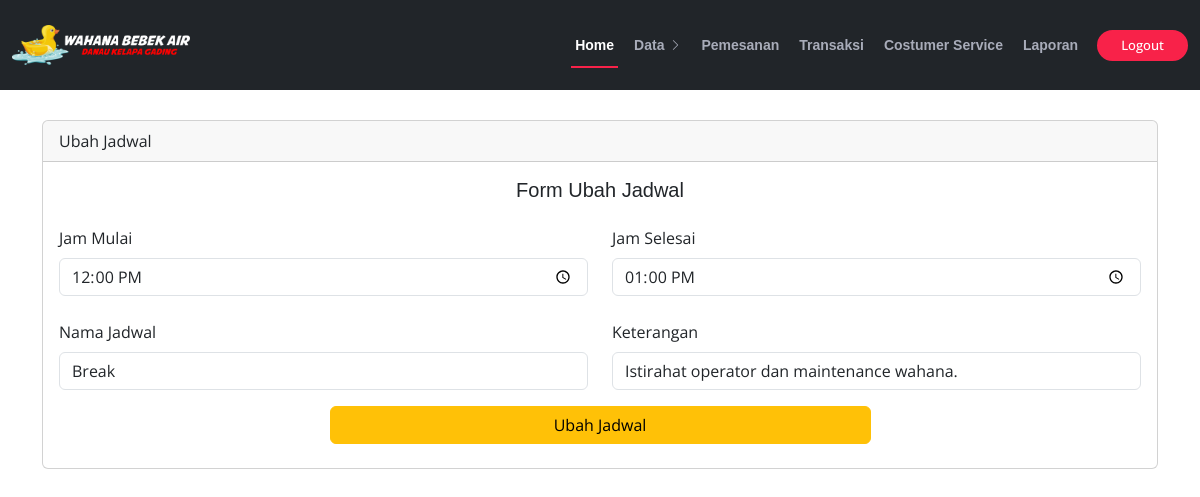
Page /admin/ref/ubh-jdw.php?id=2 (signed in) on the committed database.
### tables this page shows
CREATE TABLE `tbl_jadwal` (
  `id` int(11) NOT NULL,
  `jam_mulai` time NOT NULL,
  `jam_selesai` time NOT NULL,
  `nama_jadwal` varchar(100) NOT NULL,
  `keterangan` text NOT NULL
);

### admin/ref/ubh-jdw.php (the view, shortened to what this page needs)
<?php
require "../koneksi.php";
$id = $_GET["id"];
$j  = mysqli_query($koneksi,"SELECT * FROM tbl_jadwal WHERE id = $id");
?>
<!DOCTYPE html>
<html lang="en">
<head>
  <link href="../../assets/vendor/fontawesome-free/css/all.min.css" rel="stylesheet">
  <link href="../../assets/vendor/animate.css/animate.min.css" rel="stylesheet">
  <link href="../../assets/vendor/aos/aos.css" rel="stylesheet">
  <link href="../../assets/vendor/bootstrap/css/bootstrap.min.css" rel="stylesheet">
  <link href="../../assets/vendor/bootstrap-icons/bootstrap-icons.css" rel="stylesheet">
  <link href="../../assets/vendor/boxicons/css/boxicons.min.css" rel="stylesheet">
  <link href="../../assets/vendor/glightbox/css/glightbox.min.css" rel="stylesheet">
  <link href="../../assets/vendor/swiper/swiper-bundle.min.css" rel="stylesheet">
  <link href="../../assets/css/style.css" rel="stylesheet">
</head>
<body>
   <header id="header" class="d-flex align-items-center bg-dark ">
    <div class="container-fluid container-xxl d-flex align-items-center">
      <div id="logo" class="me-auto">
        <a href="../index.html" class="scrollto"><img src="../../assets/img/LOGO3.png" alt="" title=""></a>
      </div>
      <nav id="navbar" class="navbar order-last order-lg-0">
        <ul>
          <li><a class="nav-link scrollto active" href="../index.php">Home</a></li>
          <li class="dropdown"><a href="#kategori"><span>Data</span> <i class="bi bi-chevron-right"></i></a>
              </li>
          <li><a class="nav-link scrollto" href="pesan.php">Pemesanan</a></li>
          <li><a class="nav-link scrollto" href="trans.php">Transaksi</a></li>
          <li><a class="nav-link scrollto" href="costumerS.php">Costumer Service</a></li>
          <li><a class="nav-link scrollto" href="laporan.php">Laporan</a></li>
        </ul>
      </nav>
      <a class="buy-tickets scrollto" href="../../Log_System/logout.php">Logout</a>
    </div>
  </header>
  <?php foreach ($j as $data ) : ?>
<div class="container" style="margin-top: 120px;">
    <div class="card">
        <div class="card-header">Ubah Jadwal</div>
        <div class="card-body">
            <h5 class="card-title text-center">Form Ubah Jadwal</h5>
            <div class="row">
                <div class="col-md-12 mt-3">
                <form action="" method="post" class="row" >
                <div class="col-md-6 form-group">
                    <label class="form-label" for="jam_mulai">Jam Mulai</label>
                    <input class="form-control" type="time" name="jam_mulai" value="<?= $data["jam_mulai"]?>" >
                </div>
                <div class="col-md-6 form-group">
                    <label class="form-label" for="jam_selesai">Jam Selesai</label>
                    <input class="form-control" type="time" name="jam_selesai" value="<?= $data["jam_selesai"]?>" >
                </div>
                <div class="col-md-6 mt-4 form-group">
                    <label class="form-label" for="nama_jadwal">Nama Jadwal</label>
                    <input class="form-control" type="text" name="nama_jadwal" value="<?= $data["nama_jadwal"]?>" >
                </div>
                <div class="col-md-6 mt-4 form-group">
                    <label class="form-label" for="keterangan">Keterangan</label>
                    <input class="form-control" type="text" name="keterangan" value="<?= $data["keterangan"]?>" >
                </div>
                <div class="mt-3 mb-2 text-center" >
                    <button type="submit" name="upengguna" id="ujdw" class="btn btn-warning w-50" >Ubah Jadwal</button>
                </div>
            </form>
                </div>
            </div>
        </div>
    </div>
</div>
<?php endforeach; ?>
</body>
</html>

### assets/css/style.css (style rules this page uses)
body { background: #fff; color: #2f3138; font-family: "Open Sans", sans-serif; }
a { color: #f82249; text-decoration: none; transition: 0.5s; }
h1, h2, h3, h4, h5, h6 { font-family: "Raleway", sans-serif; font-weight: 400; margin: 0 0 20px 0; padding: 0; color: #0e1b4d; }
#header { height: 90px; position: fixed; left: 0; top: 0; right: 0; transition: all 0.5s; z-index: 997; }
#header #logo img { padding: 0; margin: 0; max-height: 40px; }
.buy-tickets { color: #fff; background: #f82249; padding: 7px 22px; margin: 0 0 0 15px; border-radius: 50px; border: 2px solid #f82249; transition: all ease-in-out 0.3s; font-weight: 500; line-height: 1; font-size: 13px; white-space: nowrap; }
.navbar { padding: 0; }
.navbar ul { margin: 0; padding: 0; display: flex; list-style: none; align-items: center; }
.navbar li { position: relative; }
.navbar>ul>li { white-space: nowrap; padding: 10px 0 10px 12px; }
.navbar a, .navbar a:focus { display: flex; align-items: center; justify-content: space-between; color: rgba(202, 206, 221, 0.8); font-family: "Raleway", sans-serif; font-weight: 600; font-size: 14px; white-space: nowrap; transition: 0.3s; position: relative; padding: 6px 4px; }
.navbar a i, .navbar a:focus i { font-size: 12px; line-height: 0; margin-left: 5px; }
.navbar>ul>li>a:before { content: ""; position: absolute; width: 0; height: 2px; bottom: -6px; left: 0; background-color: #f82249; visibility: hidden; transition: all 0.3s ease-in-out 0s; }
.navbar a:hover:before, .navbar li:hover>a:before, .navbar .active:before { visibility: visible; width: 100%; }
.navbar a:hover, .navbar .active, .navbar .active:focus, .navbar li:hover>a { color: #fff; }

### rows in the picture
tbl_jadwal: jam_mulai "12:00:00", jam_selesai "13:00:00", nama_jadwal "Break", keterangan "Istirahat operator dan maintenance wahana."
